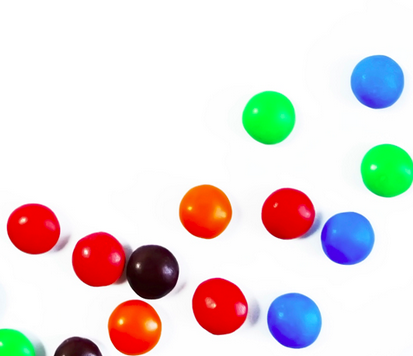
#> input picture smarties.png, 413 x 356 px
$ jupyter execute '16) Matplotlib with OpenCV.ipynb'
#> lines starting #> are read from the running program, lines starting #| are printed output that depends on the picture
[cell 1]
import cv2 as cv
import matplotlib.pyplot as plt
import numpy as np

# Load & Show Image

[cell 2]
image = plt.imread('smarties.png') #loading image with pyplot
#> image is the input picture: shape (356, 413, 3) float32; mean R, G, B 0.897, 0.864, 0.859
plt.imshow(image) #show image, y-axis starts at top-left
plt.show() #must pass to show result

# OpenCV Images in PyPlot (Matplotlib)

[cell 3]
#OpenCV images must be converted from BGR to RGB to use in PyPlot
CVimage = cv.imread('smarties.png')
plt.imshow(CVimage) #this will show unexpected result (due to BGR & RGB difference)
plt.show()

BGR_to_RGB = cv.cvtColor(CVimage, cv.COLOR_BGR2RGB) #converting BGR to RGB
plt.imshow(BGR_to_RGB)
plt.show()

# Multiple Graphs/Images in single Figure

[cell 4]
#creating sample images/graphs
img = np.zeros((500, 500, 3), np.uint8)

img1 = img.copy()
img1[:, 251:] = 255

img2 = img.copy()
img2[:250] = 255

img3 = img.copy()
img3[:100, 201:300] = 255

img4 = img.copy()
img4[201:300, 401:] = 255

img5 = img.copy()
img5[401:, 201:300] = 255

img6 = img.copy()
img6[201:300, :100] = 255

[cell 5]
#showing images/graphs
plt.subplot(2, 3, 1) #'plt.subplot' to show multiple graphs, arg1=rows, arg2=columns, arg3=position of next graph (plt.imshow()).
plt.imshow(img1)

plt.subplot(2, 3, 2)
plt.imshow(img2)
plt.xticks([])
plt.yticks([])

plt.subplot(2, 3, 3)
plt.imshow(img3)
plt.xticks([0, 100, 200, 300, 400, 500])
plt.yticks([0, 100, 200, 300, 400, 500])
plt.title('Graph_3')

plt.subplot(2, 3, 4)
plt.imshow(img4)
plt.xticks([0, 100, 200, 300, 400, 500], ['a', 'b', 'c', 'd', 'e', 'f'])
plt.yticks([0, 100, 200, 300, 400, 500])
plt.title('Graph_4')

plt.subplot(2, 3, 5)
plt.imshow(img5)
plt.xticks([0, 100, 200, 300, 400, 500], ['a', 'b', 'c', 'd', 'e', 'f'])
plt.yticks([0, 100, 200, 300, 400, 500], ['x', 'y', 'z', 'x', 'y', 'z'])
plt.title('Graph_5')

plt.subplot(2, 3, 6)
plt.imshow(img6)
plt.xticks([0, 100, 200, 300, 400, 500], ['a', 'b', 'c', 'd', 'e', 'f'])
plt.yticks([0, 100, 200, 300, 400, 500], ['x', 'y', 'z', 'x', 'y', 'z'])
plt.title('Graph_6')

plt.show()
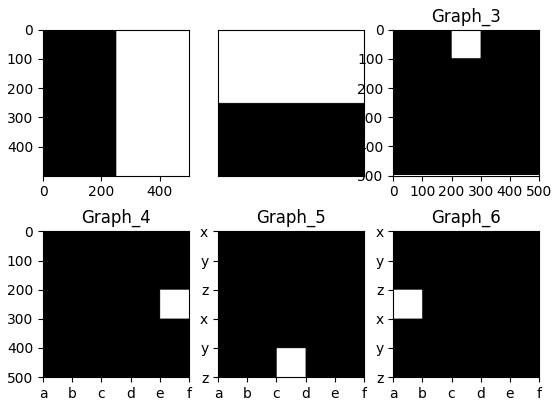
#> figure drawn by matplotlib, 6 panels
